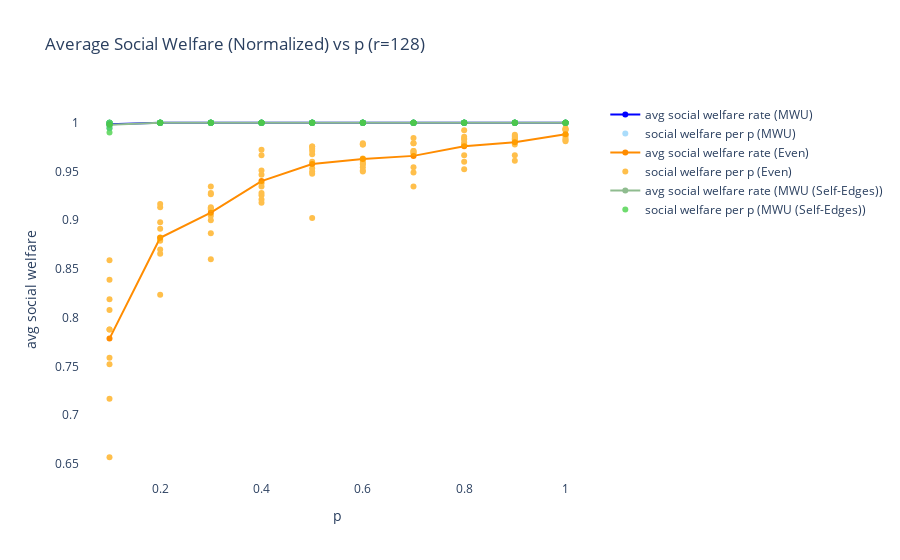
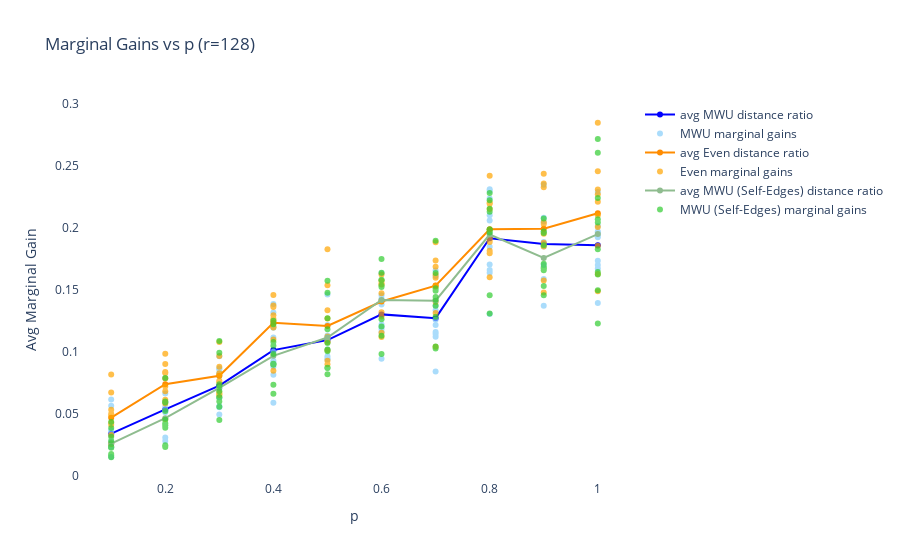
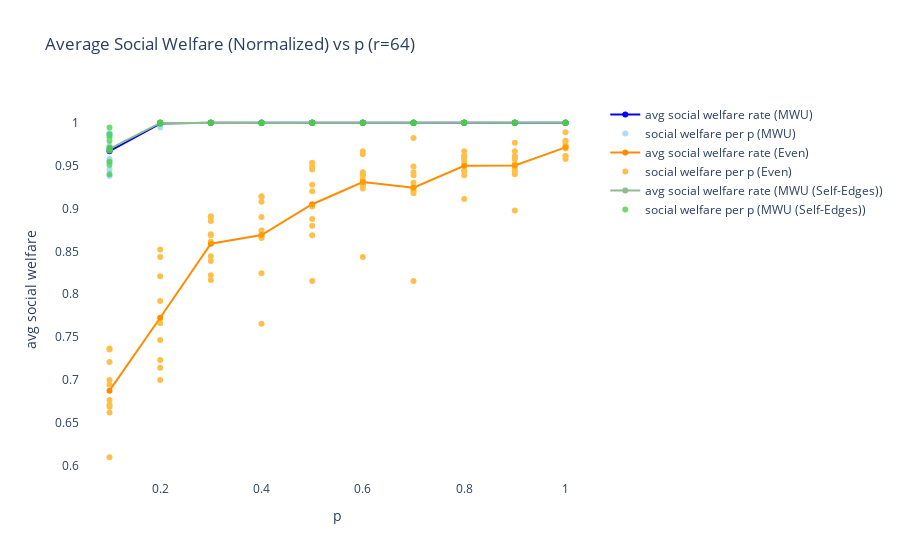
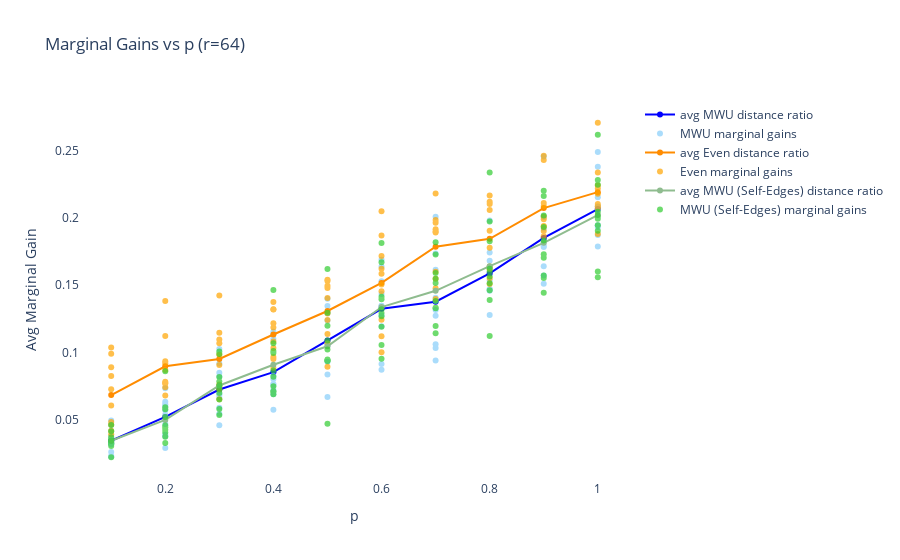

Source (notebook cell) for these figures, in order:
### Markdown cell above
### Powerlaw Distributed Resources

### Code cell
plot_sim_results(True)
